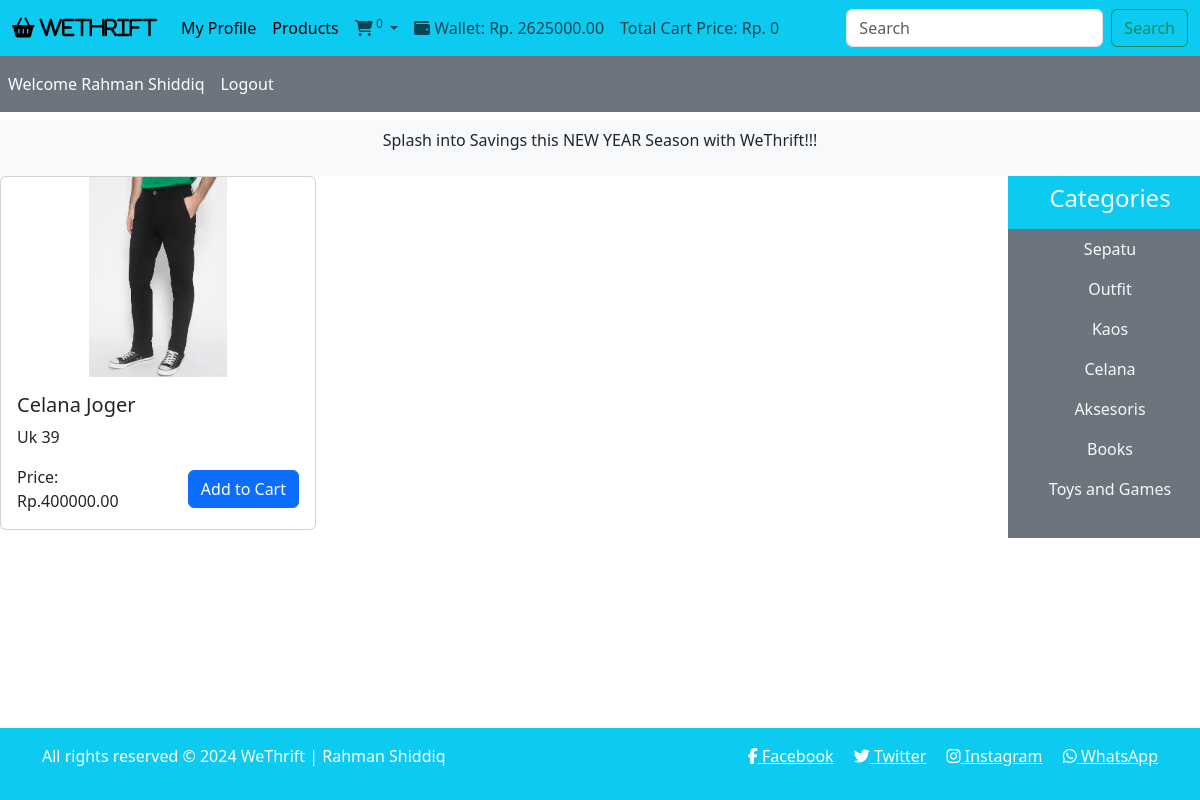
/customer_mode/index.php?customer_id=51&cat=5, run on the app's committed database.
### tables this page shows
CREATE TABLE `customer` (
  `customerID` int(11) NOT NULL,
  `first_name` varchar(50) NOT NULL,
  `last_name` varchar(50) DEFAULT NULL,
  `address_street` varchar(100) NOT NULL,
  `address_city` varchar(50) NOT NULL,
  `address_state` varchar(50) NOT NULL,
  `pincode` int(11) NOT NULL,
  `phone_no` bigint(20) NOT NULL,
  `email` varchar(100) NOT NULL,
  `password` varchar(50) NOT NULL,
  `dob` date NOT NULL,
  `age` int(11) DEFAULT 0,
  `gender` varchar(10) DEFAULT NULL
);

CREATE TABLE `wallet` (
  `customerID` int(11) NOT NULL,
  `balance` decimal(10,2) NOT NULL DEFAULT 0.00 CHECK (`balance` >= 0),
  `upiID` varchar(100) NOT NULL,
  `rewardPoints` int(11) NOT NULL DEFAULT 0
);

CREATE TABLE `product` (
  `productID` int(11) NOT NULL,
  `name` varchar(50) NOT NULL,
  `price` decimal(10,2) NOT NULL,
  `stock` int(11) NOT NULL DEFAULT 0 CHECK (`stock` >= 0),
  `brand` varchar(50) NOT NULL,
  `qty_bought` int(11) NOT NULL DEFAULT 0,
  `description` varchar(200) NOT NULL DEFAULT 'A high-quality product.',
  `prod_image` varchar(200) NOT NULL,
  `categoryID` int(11) NOT NULL
);

CREATE TABLE `productcategory` (
  `categoryID` int(11) NOT NULL,
  `name` varchar(50) NOT NULL,
  `noOfProducts` bigint(20) NOT NULL DEFAULT 0
);

### functions/common_function.php (the view, shortened to what this page needs)
<?php
include ('../includes/connect.php');
function display_cat_products($cust_id)
{
    global $con;
    if (isset ($_GET['cat'])) {
        $cat_id = $_GET['cat'];
        $select_prod = "SELECT * FROM product where categoryID = $cat_id;";
        $result_prod = mysqli_query($con, $select_prod);
        while ($row_prod = mysqli_fetch_assoc($result_prod)) {
            $prod_id = $row_prod['productID'];
            $prod_name = $row_prod['name'];
            $prod_desc = $row_prod['description'];
            $prod_image = $row_prod['prod_image'];
            $prod_price = $row_prod['price'];
            echo "<div class='col-md-4 mb-2'>
                                <div class='card h-100'>
                                    <img src='../images/$prod_image' class='card-img-top' alt='$prod_name image'>
                                    <div class='card-body d-flex flex-column'>
                                        <h5 class='card-title'>$prod_name</h5>
                                        <p class='card-text flex-grow-1'>$prod_desc</p>
                                        <div class='row justify-content-between align-items-center'>
                                            <div class='col'>
                                                <p class='card-text'>Price: Rp.$prod_price</p>
                                            </div>
                                            <div class='col-auto'>
                                                <a href='index.php?add_to_cart=$prod_id&customer_id=$cust_id' class='btn btn-primary'>Add to Cart</a>
                                            </div>
                                        </div>
                                    </div>
                                </div>
                            </div>";
        }
    }
}
function display_categories($cust_id)
{
    global $con;
    $select_cat = "SELECT * FROM productCategory;";
    $cat_result = mysqli_query($con, $select_cat);
    while ($row = mysqli_fetch_assoc($cat_result)) {
        $cat_name = $row["name"];
        $cat_id = $row["categoryID"];
        echo "<li class='nav-item'>
                            <a href='index.php?customer_id=$cust_id&cat=$cat_id' class='nav-link text-light'>$cat_name</a>
                        </li>";
    }
}
function cart_item($cust_id)
{
    global $con;
    $user_id = $cust_id;
    $select_cart = "SELECT * FROM addstocart WHERE customerID = '$user_id'";
    $result_cart = mysqli_query($con, $select_cart);
    $count_items = mysqli_num_rows($result_cart);
    echo $count_items;
}
function total_cart($cust_id)
{
    global $con;
    $user_id = $cust_id;
    $total = 0;
    $select_cart = "SELECT * FROM addstocart WHERE customerID = '$user_id'";
    $result_cart = mysqli_query($con, $select_cart);
    return $total;
}
function wallet($cust_id)
{
    global $con;
    $user_id = $cust_id;
    $select_wallet = "SELECT * FROM wallet where customerID = '$user_id'";
    $result_wallet = mysqli_query($con, $select_wallet);
    $row_wallet = mysqli_fetch_assoc($result_wallet);
    $wallet = $row_wallet['balance'];
    return $wallet;
}
        ?>

### customer_mode/index.php (shortened to what this page needs)
<?php
include ('../functions/common_function.php');
if (isset ($_GET['customer_id'])) {
    $cust_id = $_GET['customer_id'];
    $get_data = "SELECT * FROM customer WHERE customerID = $cust_id;";
    $result_get = mysqli_query($con, $get_data);
    $row_data = mysqli_fetch_assoc($result_get);
    $cust_id = $row_data["customerID"];
    $cust_fname = $row_data['first_name'];
    $cust_lname = $row_data['last_name'];
    if ($cust_lname === null) {
        $cust_name = $cust_fname;
    } else {
        $cust_name = $cust_fname . ' ' . $cust_lname;
    }
}
?>
<!DOCTYPE html>
<html lang="en">
<head>
    <link href="https://cdn.jsdelivr.net/npm/bootstrap@5.3.3/dist/css/bootstrap.min.css" rel="stylesheet"
>
    <link rel="stylesheet" href="https://cdnjs.cloudflare.com/ajax/libs/font-awesome/6.5.1/css/all.min.css"
 />
    <link rel="stylesheet" href="../style.css">
</head>
<body>
    <div class="container-fluid p-0">
        <nav class="navbar navbar-expand-lg bg-info">
            <div class="container-fluid">
                <a class="navbar-brand" href="#"><i class="fa fa-shopping-basket" aria-hidden="true"> WeThrift</i></a>
                <div class="collapse navbar-collapse" id="navbarSupportedContent">
                    <ul class="navbar-nav me-auto mb-2 mb-lg-0">
                        <li class="nav-item">
                            <a class="nav-link active" aria-current="page"
                                href='profile_page.php?customer_id=<?php echo "$cust_id"; ?>'>My Profile</a>
                        </li>
                        <li class="nav-item">
                            <a class="nav-link active"
                                href='index.php?customer_id=<?php echo "$cust_id"; ?>'>Products</a>
                        </li>
                        <li class="nav-item dropdown">
                            <a class="nav-link dropdown-toggle" href="#" id="navbarDropdown" role="button"
                                data-bs-toggle="dropdown" aria-expanded="false">
                                <i id="shopping-cart-icon" class="fa fa-shopping-cart"></i><sup>
                                    <?php cart_item($cust_id); ?>
                                </sup>
                            </a>
                        </li>
                        <li class="wallet">
                            <a href="#" class="nav-link"><i class="fa fa-wallet"></i> Wallet: Rp.
                                <?php echo wallet($cust_id); ?>
                            </a>
                        </li>
                        <li class="total_price">
                            <a href="#" class="nav-link">Total Cart Price: Rp.
                                <?php echo total_cart($cust_id); ?>
                            </a>
                        </li>
                    </ul>
                    <form class="d-flex" role="search" action="search_bar.php" method="get">
                        <input class="form-control me-2" type="search" placeholder="Search" aria-label="Search"
                            name="search_bar">
                        <input type="submit" value="Search" class="btn btn-outline-success" name="search_data">
                    </form>
                </div>
            </div>
        </nav>
        <nav class="navbar navbar-expand-lg navbar-dark bg-secondary">
            <ul class="navbar-nav me-auto">
                <li class="nav-item">
                    <a class="nav-link active" href="">Welcome
                        <?php echo "$cust_name"; ?>
                    </a>
                </li>
                <li class="nav-item">
                    <a class="nav-link active" href="../start.php">Logout</a>
                </li>
            </ul>
        </nav>
        <div class="bg-light p-2 mt-2">
            <p class="text-center">Splash into Savings this NEW YEAR Season with WeThrift!!!</p>
        </div>
        <div class="row">
            <div class="col-md-10">
                <div class="row">
                    <?php
                    display_cat_products($cust_id);
                    ?>
                </div>
            </div>
            <div class="col-md-2 bg-secondary p-0">
                <ul class="navbar-nav me-auto text-center">
                    <li class="nav-item bg-info">
                        <a href="#" class="nav-link text-light">
                            <h4>Categories</h4>
                        </a>
                    </li>
                    <?php
                    display_categories($cust_id);
                    ?>
                </ul>
            </div>
        </div>
        <?php
        include ("../includes/footer.php");
        ?>
    </div>
</body>
</html>

### style.css (style rules this page uses)
* { margin: 0; padding: 0; box-sizing: border-box; }
.card-img-top { width: 100%; height: 200px; object-fit: contain; }

### customer_mode/index.php (style rules this page uses)
body { overflow-x: hidden; }

### includes/footer.php (style rules this page uses)
body { margin: 0; padding: 0; min-height: 100vh; position: relative; }

### data on the page
customer: customerID.balance "2625000.00", cust_name "Rahman Shiddiq"
product: prod_image (picture), name "Celana Joger", description "Uk 39", price "400000.00"
productcategory: name "Sepatu"
productcategory: name "Outfit"
productcategory: name "Kaos"
productcategory: name "Celana"
productcategory: name "Aksesoris"
productcategory: name "Books"
productcategory: name "Toys and Games"

### other printed values
$count_items "0"
total_cart($cust_id) "0"
